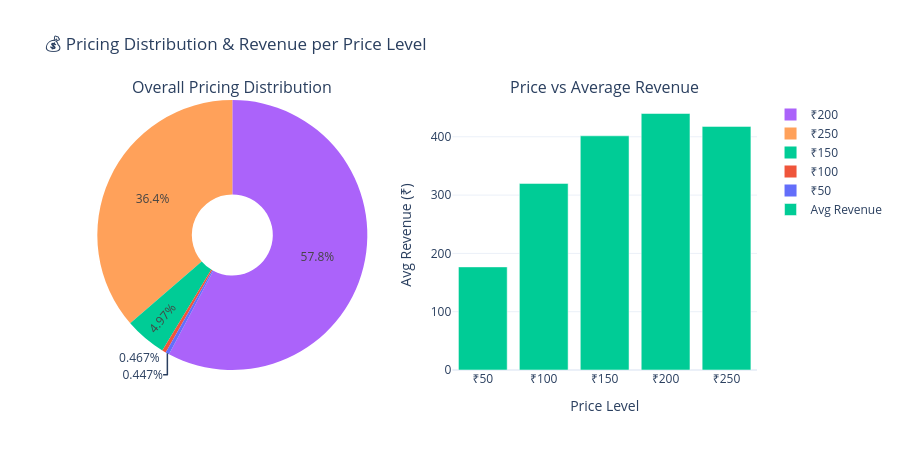

Here is the notebook cell this chart was saved with:
### Code cell
# Dashboard 4: Pricing Distribution


price_counts = step_logs['price'].value_counts().sort_index()
price_labels = [f'₹{p}' for p in price_counts.index]

# Pie chart — overall pricing distribution
fig4 = make_subplots(
    rows=1, cols=2,
    subplot_titles=(
        'Overall Pricing Distribution',
        'Price vs Average Revenue'
    ),
    specs=[[{'type': 'pie'}, {'type': 'bar'}]]
)

fig4.add_trace(
    go.Pie(
        labels    = price_labels,
        values    = price_counts.values,
        name      = 'Pricing Mix',
        hole      = 0.3,
        marker    = dict(colors=[
            '#636EFA', '#EF553B', '#00CC96',
            '#AB63FA', '#FFA15A'
        ])
    ),
    row=1, col=1
)

# Average revenue per price level
avg_rev_by_price = step_logs.groupby('price')['reward'].mean()

fig4.add_trace(
    go.Bar(
        x    = [f'₹{p}' for p in avg_rev_by_price.index],
        y    = avg_rev_by_price.values,
        name = 'Avg Revenue',
        marker_color = '#00CC96'
    ),
    row=1, col=2
)

fig4.update_layout(
    title_text = '💰 Pricing Distribution & Revenue per Price Level',
    height     = 450,
    template   = 'plotly_white'
)

fig4.update_xaxes(title_text='Price Level', row=1, col=2)
fig4.update_yaxes(title_text='Avg Revenue (₹)', row=1, col=2)

fig4.show()

print("Price distribution:")
for price, count in zip(price_counts.index, price_counts.values):
    pct = count / price_counts.sum() * 100
    print(f"  ₹{price}: {count} times ({pct:.1f}%)")

### Figure 1 — Plotly figure (JSON) as saved in the notebook; plotly's stock layout.template omitted (floating-point values rounded to 4 significant figures)
{"data": [{"domain": {"x": [0, 0.45], "y": [0, 1]}, "hole": 0.3, "labels": ["₹50", "₹100", "₹150", "₹200", "₹250"], "marker": {"colors": ["#636EFA", "#EF553B", "#00CC96", "#AB63FA", "#FFA15A"]}, "name": "Pricing Mix", "type": "pie", "values": [67, 70, 745, 8665, 5453]}, {"marker": {"color": "#00CC96"}, "name": "Avg Revenue", "type": "bar", "x": ["₹50", "₹100", "₹150", "₹200", "₹250"], "xaxis": "x", "y": [176.9, 320.0, 401.7, 439.9, 417.8], "yaxis": "y"}], "layout": {"annotations": [{"font": {"size": 16}, "showarrow": false, "text": "Overall Pricing Distribution", "x": 0.225, "xanchor": "center", "xref": "paper", "y": 1, "yanchor": "bottom", "yref": "paper"}, {"font": {"size": 16}, "showarrow": false, "text": "Price vs Average Revenue", "x": 0.775, "xanchor": "center", "xref": "paper", "y": 1, "yanchor": "bottom", "yref": "paper"}], "height": 450, "title": {"text": "💰 Pricing Distribution & Revenue per Price Level"}, "xaxis": {"anchor": "y", "domain": [0.55, 1], "title": {"text": "Price Level"}}, "yaxis": {"anchor": "x", "domain": [0, 1], "title": {"text": "Avg Revenue (₹)"}}}}
